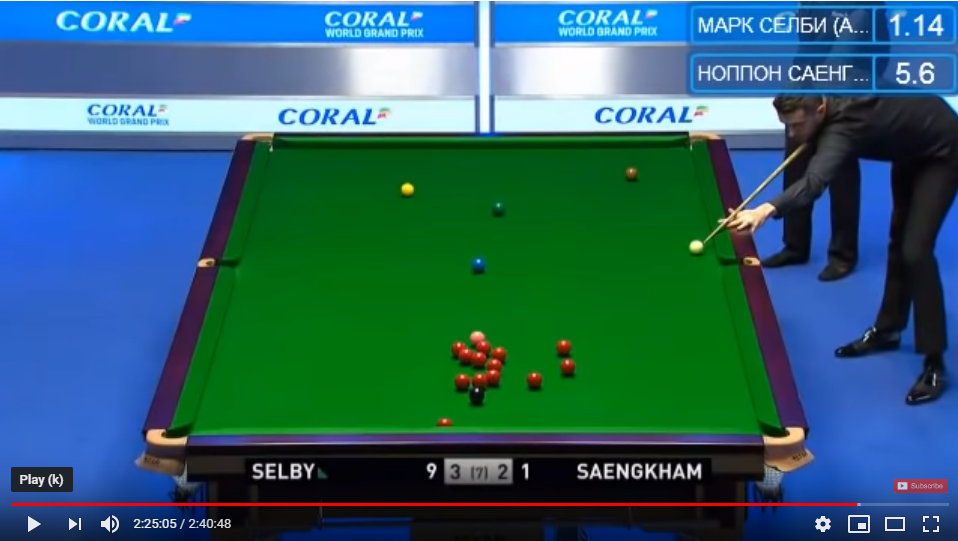
#> input picture test_data/fig_snooker_1.PNG, 958 x 541 px
$ python find_items.py
#> lines starting #> are read from the running program, lines starting #| are printed output that depends on the picture
'''Find relevant items on snooker table

'''
import sys

import numpy as np
import copy
from scipy import spatial
import matplotlib.pyplot as plt

import skimage
from skimage import io, segmentation, util, filters, feature, color

from sklearn.cluster import KMeans
from sklearn.utils import shuffle

DARK_GREEN = (0.0, 0.5, 0.0)
DARK_RED   = (0.5, 0.0, 0.0)
DARK_BLUE  = (0.0, 0.0, 0.5)
BLACK      = (0.0, 0.0, 0.0)
WHITE      = (1.0, 1.0, 1.0)

class FileFormatError(Exception):
    pass

class Table:

    def _guess_cloth_colour(self, precision=2, cluster_count=5):

        km_cluster = KMeans(n_clusters=cluster_count,
                            init=np.array([DARK_GREEN, DARK_RED, DARK_BLUE,
                                           BLACK, WHITE]),
                            n_init=1)

        fig_sample = shuffle(self.img_obj.reshape(-1, 3))[:5000]
        km_cluster.fit(fig_sample)

        diff_from_green = km_cluster.cluster_centers_ - \
                          np.tile(np.array(DARK_GREEN), cluster_count).reshape(-1, 3)
        diff_from_green_norm = np.array([np.dot(x, x) for x in diff_from_green])
        green_centre = km_cluster.cluster_centers_[np.argmin(diff_from_green_norm)]

        #
        # TODO: Add some checks to ensure image with little green does not pass
        #

        ret = tuple([round(x, precision) for x in green_centre])

        return ret

    def _create_cloth_luminance(self, squeeze_factor=20.0):

        def _intensity_from_norm2(l2):
            f = 1.0 - l2 * squeeze_factor
            return max(f, 0.0)

        diff_from_cloth = self.img_obj.reshape(-1, 3) - \
                          np.tile(self.cloth_colour, self.img_n_pixels).reshape(-1, 3)
        diff_from_cloth_l2 = np.sum(np.square(diff_from_cloth), axis=1)
        v_intensity_from_l2 = np.vectorize(_intensity_from_norm2)
        intensity = v_intensity_from_l2(diff_from_cloth_l2)

        return intensity.reshape(self.img_height, self.img_width)

    def _guess_corners(self):

        dd = feature.corner_shi_tomasi(self.cloth_luminance)
        peaks = feature.corner_peaks(dd, min_distance=1)

        if self.print_intermediate_img:

            fig_corners = self.img_obj
            for pp_x, pp_y in peaks:
                for kk in range(-3,4):
                    fig_corners[pp_x + kk][pp_y + kk] = np.array((1.0, 1.0, 0.0))
                    fig_corners[pp_x + kk][pp_y - kk] = np.array((1.0, 1.0, 0.0))
            io.imsave(self.img_out_prefix + '_corners_marked.png', fig_corners)

        d_upper_left_min = self.img_height + self.img_width
        d_lower_left_min = self.img_height + self.img_width
        d_upper_right_min = self.img_height + self.img_width
        d_lower_right_min = self.img_height + self.img_width
        for pp in peaks:

            d_upper_left = np.linalg.norm(pp - np.array([0, 0]))
            d_upper_right = np.linalg.norm(pp - np.array([0, self.img_width]))
            d_lower_left = np.linalg.norm(pp - np.array([self.img_height, 0]))
            d_lower_right = np.linalg.norm(pp - np.array([self.img_height, self.img_width]))

            if d_upper_left < d_upper_left_min:
                d_upper_left_min = d_upper_left
                c_00 = pp
            if d_upper_right < d_upper_right_min:
                d_upper_right_min = d_upper_right
                c_01 = pp
            if d_lower_left < d_lower_left_min:
                d_lower_left_min = d_lower_left
                c_10 = pp
            if d_lower_right < d_lower_right_min:
                d_lower_right_min = d_lower_right
                c_11 = pp

        return c_00, c_01, c_10, c_11

    # [62 lines left out: functions _manhattan_line, _make_table_indeces, not called in this run]


    def _optimize_corners(self):

        p_00, p_01, p_10, p_11 = self._guess_corners()
        print (p_00, p_01, p_10, p_11)

        b_left = self._manhattan_line(p_00, p_10)
        b_top = self._manhattan_line(p_00, p_01)
        b_right = self._manhattan_line(p_01, p_11)
        b_bottom = self._manhattan_line(p_10, p_11)

        print (self.cloth_luminance.shape)
        table_indeces = self._make_table_indeces(b_left, b_top, b_right, b_bottom)


    # [25 lines left out: function find_table, not called in this run]

    def __init__(self, img_path,
                 print_intermediate_img=True, img_out_prefix='dummy'):

        #
        # Path to file
#> called with img_path = '../test_data/fig_snooker_1.PNG', print_intermediate_img = True, img_out_prefix = 'dummy'
        self.img_path = img_path

        #
        # Read the image data and put into proper object
        raw_image = io.imread(self.img_path)
#> raw_image is the input picture: shape (541, 958, 4); mean R, G, B, A 46.1, 98.3, 107.9, 255
        if len(raw_image.shape) == 3:
            if raw_image.shape[2] == 4:
                rgb_image = color.rgba2rgb(raw_image)

            elif raw_image.shape[2] == 3:
                rgb_image = raw_image

            else:
                raise FileFormatError('Image {0} yields '.format(self.img_path) + \
                                      'image data of wrong shape')

        else:
            raise FileFormatError('Image {0} yields '.format(self.img_path) + \
                                  'image data of wrong shape')
        self.img_obj = util.img_as_float(rgb_image)
        self.img_height = self.img_obj.shape[0]
#> self.img_height = 541
        self.img_width = self.img_obj.shape[1]
#> self.img_width = 958
        self.img_n_pixels = self.img_height * self.img_width
#> self.img_n_pixels = 518278

        #
        # Debug and constants
        self.print_intermediate_img = print_intermediate_img
        self.img_out_prefix = img_out_prefix

        #
        # Guess the cloth colour
        self.cloth_colour = self._guess_cloth_colour()
        self.cloth_luminance = self._create_cloth_luminance()
#> in _create_cloth_luminance, `return intensity.reshape(self.img_height, self.img_width)`:
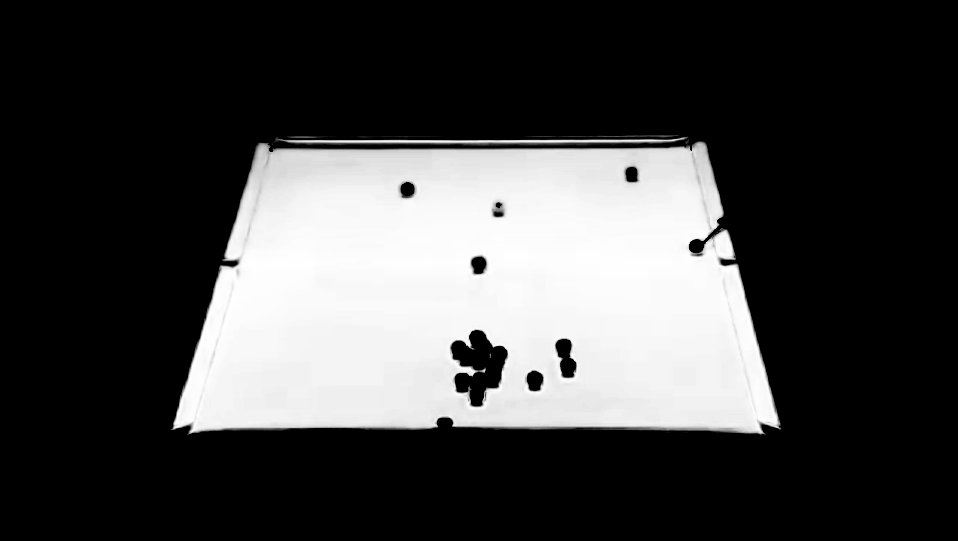
#> returned value: shape (541, 958) float64; min 0, max 1, mean 0.266

        if self.print_intermediate_img:
            io.imsave(self.img_out_prefix + '_cloth_luminance.png', self.cloth_luminance)

        #
        # Guess the corner coordinates
        self.n_corners = 4
        self.corners = self._optimize_corners()
#> in _guess_corners, `dd = feature.corner_shi_tomasi(self.cloth_luminance)`:
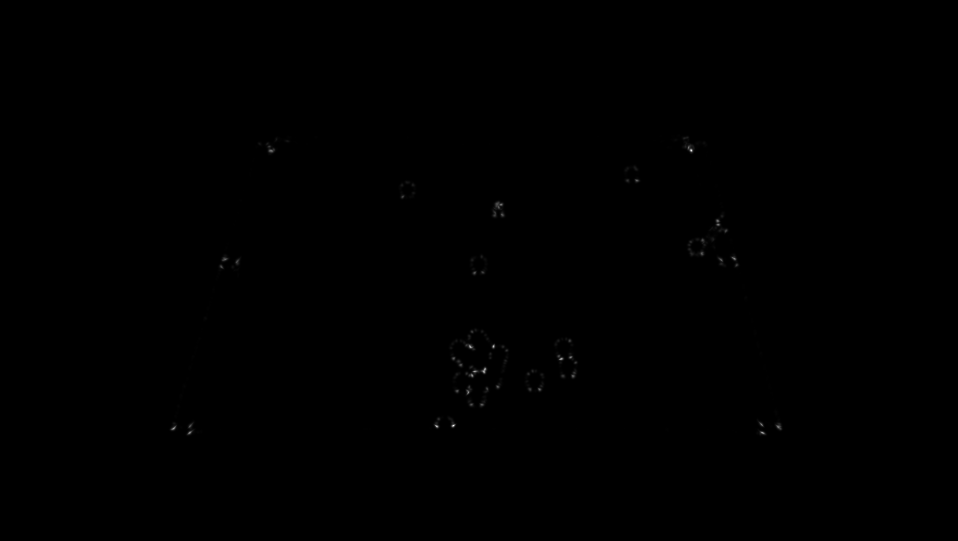
#> dd: shape (541, 958) float64; min 0, max 2.76, mean 0.0019; drawn with min black and max white
#> in _guess_corners, `peaks = feature.corner_peaks(dd, min_distance=1)`: peaks = 2247 pairs, first value 135 to 432, second value 173 to 778
#> the loop in _guess_corners, `for pp_x, pp_y in peaks:` made 2247 passes
#> (pp_x, pp_y) on passes 1 to 3: (425, 453), (150, 691), (426, 436)
#> after the loop in _guess_corners, `for pp_x, pp_y in peaks:`:
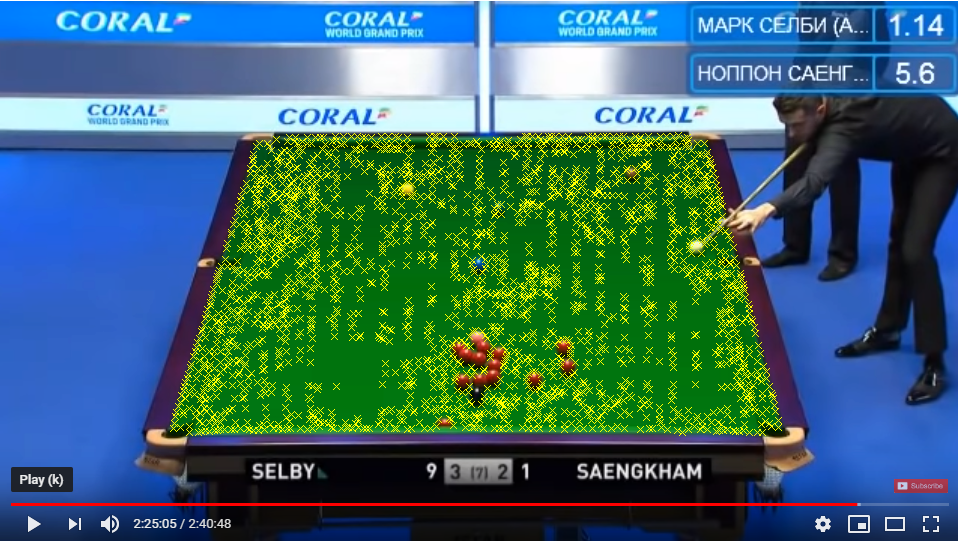
#> fig_corners: shape (541, 958, 3) float64; mean R, G, B 0.232, 0.417, 0.419


if __name__ == '__main__':

#> (the run stopped early here; a loop or call above may not have finished)
